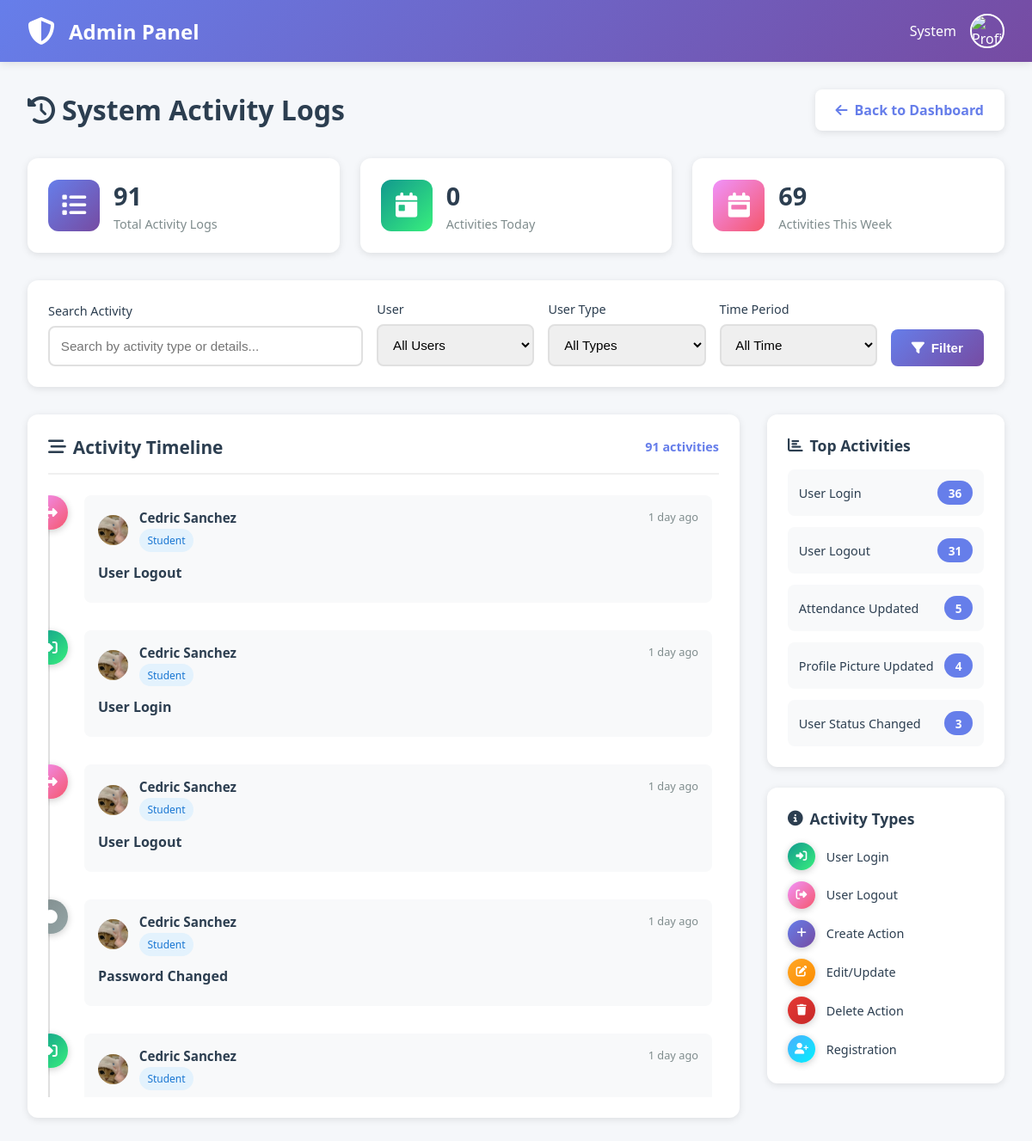
Screenshot of /admin/system-logs.php (signed in) with the database file from the repository.
### tables this page shows
CREATE TABLE `activity_logs` (
  `log_id` int(11) NOT NULL,
  `user_id` int(11) NOT NULL,
  `activity_type` varchar(100) NOT NULL,
  `activity_description` text NOT NULL,
  `activity_date` timestamp NOT NULL DEFAULT current_timestamp()
);

CREATE TABLE `users` (
  `user_id` int(11) NOT NULL,
  `first_name` varchar(100) NOT NULL,
  `last_name` varchar(100) NOT NULL,
  `email` varchar(150) NOT NULL,
  `password` varchar(255) NOT NULL,
  `user_type` enum('student','sao_staff','admin') NOT NULL,
  `student_id` varchar(50) DEFAULT NULL,
  `profile_picture` varchar(255) DEFAULT 'default.jpg',
  `email_verified` tinyint(1) DEFAULT 0,
  `verification_token` varchar(100) DEFAULT NULL,
  `reset_token` varchar(100) DEFAULT NULL,
  `reset_token_expiry` datetime DEFAULT NULL,
  `status` enum('active','inactive','suspended') DEFAULT 'active',
  `created_at` timestamp NOT NULL DEFAULT current_timestamp(),
  `last_activity` datetime DEFAULT NULL,
  `updated_at` timestamp NOT NULL DEFAULT current_timestamp() ON UPDATE current_timestamp()
);

### includes/functions.php (called while the page is built, shortened)
<?php
if (!function_exists('format_date')) {
    function format_date($date) {
        return date('F j, Y', strtotime($date));
    }
}
if (!function_exists('time_ago')) {
    function time_ago($datetime) {
        $time = strtotime($datetime);
        $time_diff = time() - $time;
        if ($time_diff < 60) {
            return 'just now';
        } elseif ($time_diff < 3600) {
            $minutes = floor($time_diff / 60);
            return $minutes . ' minute' . ($minutes > 1 ? 's' : '') . ' ago';
        } elseif ($time_diff < 86400) {
            $hours = floor($time_diff / 3600);
            return $hours . ' hour' . ($hours > 1 ? 's' : '') . ' ago';
        } elseif ($time_diff < 604800) {
            $days = floor($time_diff / 86400);
            return $days . ' day' . ($days > 1 ? 's' : '') . ' ago';
        } else {
            return format_date($datetime);
        }
    }
}
?>

### admin/system-logs.php (the view, shortened to what this page needs)
<?php
require_once '../config/database.php';
require_once '../includes/functions.php';
$user_id = $_SESSION['user_id'];
$first_name = $_SESSION['first_name'];
$user_query = "SELECT profile_picture FROM users WHERE user_id = ?";
$stmt = $conn->prepare($user_query);
$stmt->bind_param("i", $user_id);
$stmt->execute();
$user_data = $stmt->get_result()->fetch_assoc();
$profile_pic = isset($user_data['profile_picture']) && $user_data['profile_picture'] != 'default.jpg'
    ? '../assets/images/profiles/' . $user_data['profile_picture']
    : '../assets/images/default-avatar.png';
$filter_type = isset($_GET['type']) ? sanitize_input($_GET['type']) : 'all';
$filter_date = isset($_GET['date']) ? sanitize_input($_GET['date']) : 'all';
$search = isset($_GET['search']) ? sanitize_input($_GET['search']) : '';
$query = "SELECT al.*, u.first_name, u.last_name, u.user_type, u.profile_picture
          FROM activity_logs al
          JOIN users u ON al.user_id = u.user_id
          WHERE 1=1";
$query .= " ORDER BY al.activity_date DESC LIMIT 500";
$logs = $conn->query($query);
$total_logs = $conn->query("SELECT COUNT(*) as count FROM activity_logs")->fetch_assoc()['count'];
$today_logs = $conn->query("SELECT COUNT(*) as count FROM activity_logs WHERE DATE(activity_date) = CURDATE()")->fetch_assoc()['count'];
$week_logs = $conn->query("SELECT COUNT(*) as count FROM activity_logs WHERE activity_date >= DATE_SUB(NOW(), INTERVAL 7 DAY)")->fetch_assoc()['count'];
$activity_types_query = "SELECT activity_type, COUNT(*) as count
                         FROM activity_logs
                         GROUP BY activity_type
                         ORDER BY count DESC
                         LIMIT 5";
$activity_types = $conn->query($activity_types_query);
?>
<!DOCTYPE html>
<html lang="en">
<head>
    <link rel="stylesheet" href="https://cdnjs.cloudflare.com/ajax/libs/font-awesome/6.4.0/css/all.min.css">
</head>
<body>
    <nav class="navbar">
        <div class="navbar-brand">
            <a href="dashboard.php">
                <i class="fas fa-shield-alt"></i>
                <span>Admin Panel</span>
            </a>
        </div>
        <div class="navbar-user">
            <span><?php echo htmlspecialchars($first_name); ?></span>
            <img src="<?php echo htmlspecialchars($profile_pic); ?>" alt="Profile" class="user-avatar">
        </div>
    </nav>
    <div class="container">
        <div class="page-header">
            <h1><i class="fas fa-history"></i> System Activity Logs</h1>
            <a href="dashboard.php" class="back-btn">
                <i class="fas fa-arrow-left"></i>
                Back to Dashboard
            </a>
        </div>
        <div class="stats-grid">
            <div class="stat-card">
                <div class="stat-icon blue">
                    <i class="fas fa-list"></i>
                </div>
                <div class="stat-content">
                    <h3><?php echo number_format($total_logs); ?></h3>
                    <p>Total Activity Logs</p>
                </div>
            </div>
            <div class="stat-card">
                <div class="stat-icon green">
                    <i class="fas fa-calendar-day"></i>
                </div>
                <div class="stat-content">
                    <h3><?php echo number_format($today_logs); ?></h3>
                    <p>Activities Today</p>
                </div>
            </div>
            <div class="stat-card">
                <div class="stat-icon orange">
                    <i class="fas fa-calendar-week"></i>
                </div>
                <div class="stat-content">
                    <h3><?php echo number_format($week_logs); ?></h3>
                    <p>Activities This Week</p>
                </div>
            </div>
        </div>
        <div class="filter-section">
            <form method="GET" action="">
                <div class="filter-grid">
                    <div class="form-group">
                        <label>Search Activity</label>
                        <input type="text" name="search" class="form-control"
                               placeholder="Search by activity type or details..."
                               value="<?php echo htmlspecialchars($search); ?>">
                    </div>
                    <div class="form-group">
                        <label>User</label>
                        <select name="user" class="form-control">
                            <option value="0">All Users</option>
                        </select>
                    </div>
                    <div class="form-group">
                        <label>User Type</label>
                        <select name="type" class="form-control">
                            <option value="all" <?php echo $filter_type === 'all' ? 'selected' : ''; ?>>All Types</option>
                        </select>
                    </div>
                    <div class="form-group">
                        <label>Time Period</label>
                        <select name="date" class="form-control">
                            <option value="all" <?php echo $filter_date === 'all' ? 'selected' : ''; ?>>All Time</option>
                        </select>
                    </div>
                    <button type="submit" class="btn btn-primary">
                        <i class="fas fa-filter"></i>
                        Filter
                    </button>
                </div>
            </form>
        </div>
        <div class="content-grid">
            <div class="logs-card">
                <div class="card-header">
                    <h2><i class="fas fa-stream"></i> Activity Timeline</h2>
                    <span class="logs-count"><?php echo $logs->num_rows; ?> activities</span>
                </div>
                <?php if ($logs->num_rows > 0): ?>
                <div class="timeline">
                    <?php while ($log = $logs->fetch_assoc()):
                        $log_user_pic = $log['profile_picture'] != 'default.jpg'
                            ? '../assets/images/profiles/' . $log['profile_picture']
                            : '../assets/images/default-avatar.png';
                        $icon_class = 'default';
                        $icon = 'fa-circle';
                        if (stripos($log['activity_type'], 'login') !== false) {
                            $icon_class = 'login';
                            $icon = 'fa-sign-in-alt';
                        } elseif (stripos($log['activity_type'], 'logout') !== false) {
                            $icon_class = 'logout';
                            $icon = 'fa-sign-out-alt';
                        } elseif (stripos($log['activity_type'], 'create') !== false) {
                            $icon_class = 'create';
                            $icon = 'fa-plus';
                        } elseif (stripos($log['activity_type'], 'edit') !== false || stripos($log['activity_type'], 'update') !== false) {
                            $icon_class = 'edit';
                            $icon = 'fa-edit';
                        } elseif (stripos($log['activity_type'], 'delete') !== false) {
                            $icon_class = 'delete';
                            $icon = 'fa-trash';
                        } elseif (stripos($log['activity_type'], 'register') !== false) {
                            $icon_class = 'register';
                            $icon = 'fa-user-plus';
                        }
                    ?>
                    <div class="timeline-item">
                        <div class="timeline-icon <?php echo $icon_class; ?>">
                            <i class="fas <?php echo $icon; ?>"></i>
                        </div>
                        <div class="timeline-content">
                            <div class="timeline-header">
                                <div class="timeline-user">
                                    <img src="<?php echo htmlspecialchars($log_user_pic); ?>" alt="User">
                                    <div class="user-info">
                                        <h4><?php echo htmlspecialchars($log['first_name'] . ' ' . $log['last_name']); ?></h4>
                                        <span class="badge <?php echo $log['user_type']; ?>">
                                            <?php echo ucfirst(str_replace('_', ' ', $log['user_type'])); ?>
                                        </span>
                                    </div>
                                </div>
                                <div class="timeline-time">
                                    <?php echo time_ago($log['activity_date']); ?>
                                </div>
                            </div>
                            <div class="timeline-action">
                                <?php echo htmlspecialchars($log['activity_type']); ?>
                            </div>
                        </div>
                    </div>
                    <?php endwhile; ?>
                </div>
                <?php endif; ?>
            </div>
            <div>
                <div class="sidebar-card">
                    <h3><i class="fas fa-chart-bar"></i> Top Activities</h3>
                    <?php while ($activity = $activity_types->fetch_assoc()): ?>
                    <div class="activity-type-item">
                        <span class="activity-name"><?php echo htmlspecialchars($activity['activity_type']); ?></span>
                        <span class="activity-count"><?php echo number_format($activity['count']); ?></span>
                    </div>
                    <?php endwhile; ?>
                </div>
                <div class="sidebar-card">
                    <h3><i class="fas fa-info-circle"></i> Activity Types</h3>
                    <div style="display: flex; flex-direction: column; gap: 0.8rem;">
                        <div style="display: flex; align-items: center; gap: 0.8rem;">
                            <div class="timeline-icon login" style="position: static; width: 2rem; height: 2rem; font-size: 0.8rem;">
                                <i class="fas fa-sign-in-alt"></i>
                            </div>
                            <span style="font-size: 0.9rem; color: #2c3e50;">User Login</span>
                        </div>
                        <div style="display: flex; align-items: center; gap: 0.8rem;">
                            <div class="timeline-icon logout" style="position: static; width: 2rem; height: 2rem; font-size: 0.8rem;">
                                <i class="fas fa-sign-out-alt"></i>
                            </div>
                            <span style="font-size: 0.9rem; color: #2c3e50;">User Logout</span>
                        </div>
                        <div style="display: flex; align-items: center; gap: 0.8rem;">
                            <div class="timeline-icon create" style="position: static; width: 2rem; height: 2rem; font-size: 0.8rem;">
                                <i class="fas fa-plus"></i>
                            </div>
                            <span style="font-size: 0.9rem; color: #2c3e50;">Create Action</span>
                        </div>
                        <div style="display: flex; align-items: center; gap: 0.8rem;">
                            <div class="timeline-icon edit" style="position: static; width: 2rem; height: 2rem; font-size: 0.8rem;">
                                <i class="fas fa-edit"></i>
                            </div>
                            <span style="font-size: 0.9rem; color: #2c3e50;">Edit/Update</span>
                        </div>
                        <div style="display: flex; align-items: center; gap: 0.8rem;">
                            <div class="timeline-icon delete" style="position: static; width: 2rem; height: 2rem; font-size: 0.8rem;">
                                <i class="fas fa-trash"></i>
                            </div>
                            <span style="font-size: 0.9rem; color: #2c3e50;">Delete Action</span>
                        </div>
                        <div style="display: flex; align-items: center; gap: 0.8rem;">
                            <div class="timeline-icon register" style="position: static; width: 2rem; height: 2rem; font-size: 0.8rem;">
                                <i class="fas fa-user-plus"></i>
                            </div>
                            <span style="font-size: 0.9rem; color: #2c3e50;">Registration</span>
                        </div>
                    </div>
                </div>
            </div>
        </div>
    </div>
</body>
</html>

### rows the page displays
activity_logs: user.profile_picture (picture), user.last_name "Cedric Sanchez", user.user_type "Student", activity_date "1 day ago", activity_type "User Logout"
activity_logs: user.profile_picture (picture), user.last_name "Cedric Sanchez", user.user_type "Student", activity_date "1 day ago", activity_type "User Login"
activity_logs: user.profile_picture (picture), user.last_name "Cedric Sanchez", user.user_type "Student", activity_date "1 day ago", activity_type "User Logout"
activity_logs: user.profile_picture (picture), user.last_name "Cedric Sanchez", user.user_type "Student", activity_date "1 day ago", activity_type "Password Changed"
activity_logs: user.profile_picture (picture), user.last_name "Cedric Sanchez", user.user_type "Student", activity_date "1 day ago"

### other values shown
$first_name "System"
$total_logs "91"
$today_logs "0"
$week_logs "69"
$logs->num_rows "91"
$activity['activity_type'] "User Login"
$activity['count'] "36"
$activity['activity_type'] "User Logout"
$activity['count'] "31"
$activity['activity_type'] "Attendance Updated"
$activity['count'] "5"
$activity['activity_type'] "Profile Picture Updated"
$activity['count'] "4"
$activity['activity_type'] "User Status Changed"
$activity['count'] "3"
